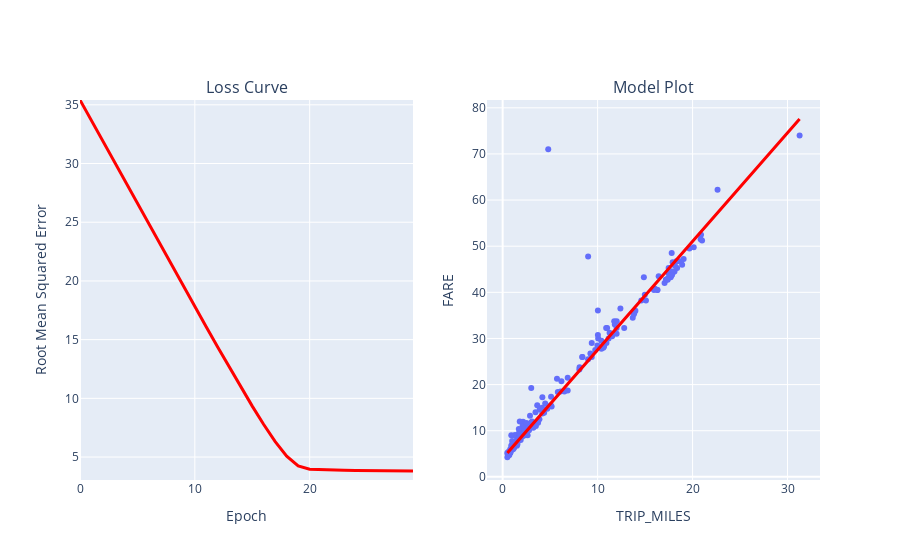

Notebook source saved alongside this figure:
### Markdown cell above
## Experiment with hyperparameters

It is common with machine learning to run multiple experiments to find the best set of hyperparmeters to train your model. In this step, try varying the hyperparameters one by one with this set of experiments:

* *Experiment 1:* **Increase** the learning rate to **``1``** (batch size at ``50``).
* *Experiment 2:* **Decrease** the learning rate to **``0.0001``** (batch size at ``50``).
* *Experiment 3:* **Increase** the batch size to **``500``** (learning rate at ``0.001``).

**Instructions**
1. Update the hyperparameter values in the **Experiment 2** code cell according to the experiment.
2. Run the **Experiment 2** code cell.
3. After the training run, examine the output and note any differences you see in the loss curve or model output.
4. Repeat steps 1 - 3 for each hyperparameter experiment.
5. **Check your understanding** by answering these questions:
  * How did raising the learning rate impact your ability to train the model?
  * How did lowering the learning rate impact your ability to train the model?
  * Did changing the batch size effect your training results?

### Code cell
#@title Code - Experiment 2

# The following variables are the hyperparameters.
# TODO - Adjust these hyperparameters to see how they impact a training run.
learning_rate = 0.0001
epochs = 30
batch_size = 20

# Specify the feature and the label.
features = ['TRIP_MILES']
label = 'FARE'

model_1 = run_experiment(training_df, features, label, learning_rate, epochs, batch_size)

### Figure 1 — Plotly figure (JSON) as saved in the notebook; plotly's stock layout.template omitted (floating-point values rounded to 4 significant figures; data arrays with more than 128 entries replaced by an {"elided": "..."} marker saying what was removed)
{"data": [{"hovertemplate": "TRIP_MILES=%{x}<br>FARE=%{y}<extra></extra>", "legendgroup": "", "marker": {"color": "#636efa", "symbol": "circle"}, "mode": "markers", "name": "", "orientation": "v", "showlegend": false, "type": "scatter", "x": {"elided": "200 float values"}, "xaxis": "x2", "y": {"elided": "200 float values"}, "yaxis": "y2"}, {"hovertemplate": "TRIP_MILES=%{x}<br>FARE_PREDICTED=%{y}<extra></extra>", "legendgroup": "", "line": {"color": "#ff0000", "dash": "solid", "width": 3}, "marker": {"symbol": "circle"}, "mode": "lines", "name": "", "orientation": "v", "showlegend": false, "type": "scatter", "x": {"elided": "200 float values"}, "xaxis": "x2", "y": {"elided": "200 float values"}, "yaxis": "y2"}, {"hovertemplate": "x=%{x}<br>y=%{y}<extra></extra>", "legendgroup": "", "line": {"color": "#ff0000", "dash": "solid", "width": 3}, "marker": {"symbol": "circle"}, "mode": "lines", "name": "", "orientation": "v", "showlegend": false, "type": "scatter", "x": [0, 1, 2, 3, 4, 5, 6, 7, 8, 9, 10, 11, 12, 13, 14, 15, 16, 17, 18, 19, 20, 21, 22, 23, 24, 25, 26, 27, 28, 29], "xaxis": "x", "y": [35.41, 33.64, 31.87, 30.11, 28.35, 26.58, 24.83, 23.06, 21.31, 19.55, 17.81, 16.08, 14.36, 12.66, 10.98, 9.34, 7.77, 6.316, 5.083, 4.249, 3.962, 3.916, 3.897, 3.88, 3.865, 3.85, 3.838, 3.827, 3.817, 3.808], "yaxis": "y"}], "layout": {"annotations": [{"font": {"size": 16}, "showarrow": false, "text": "Loss Curve", "x": 0.225, "xanchor": "center", "xref": "paper", "y": 1, "yanchor": "bottom", "yref": "paper"}, {"font": {"size": 16}, "showarrow": false, "text": "Model Plot", "x": 0.775, "xanchor": "center", "xref": "paper", "y": 1, "yanchor": "bottom", "yref": "paper"}], "xaxis": {"anchor": "y", "domain": [0, 0.45], "title": {"text": "Epoch"}}, "xaxis2": {"anchor": "y2", "domain": [0.55, 1], "title": {"text": "TRIP_MILES"}}, "yaxis": {"anchor": "x", "domain": [0, 1], "range": [3.046, 35.41], "title": {"text": "Root Mean Squared Error"}}, "yaxis2": {"anchor": "x2", "domain": [0, 1], "title": {"text": "FARE"}}}}
